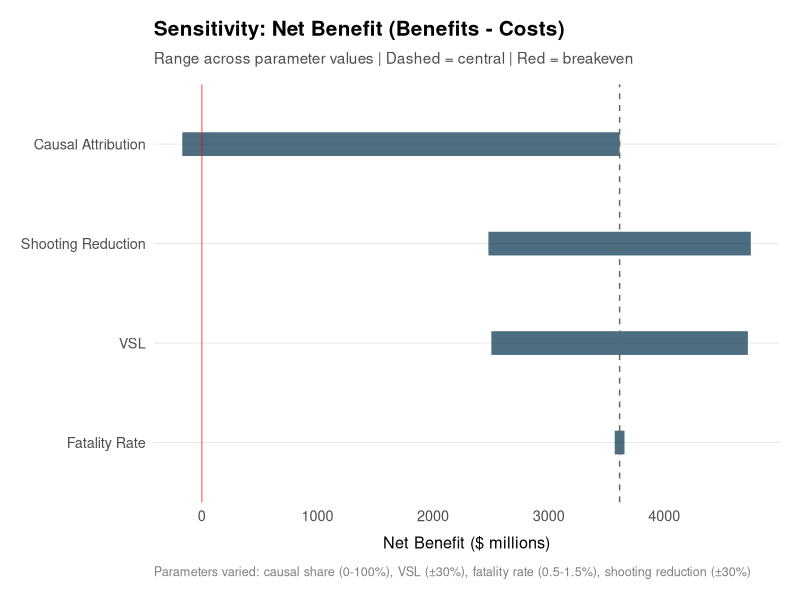
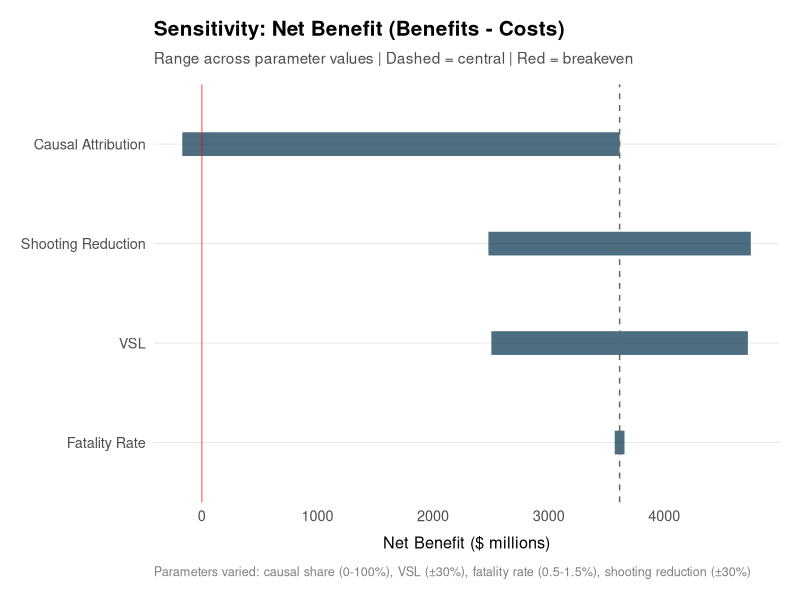
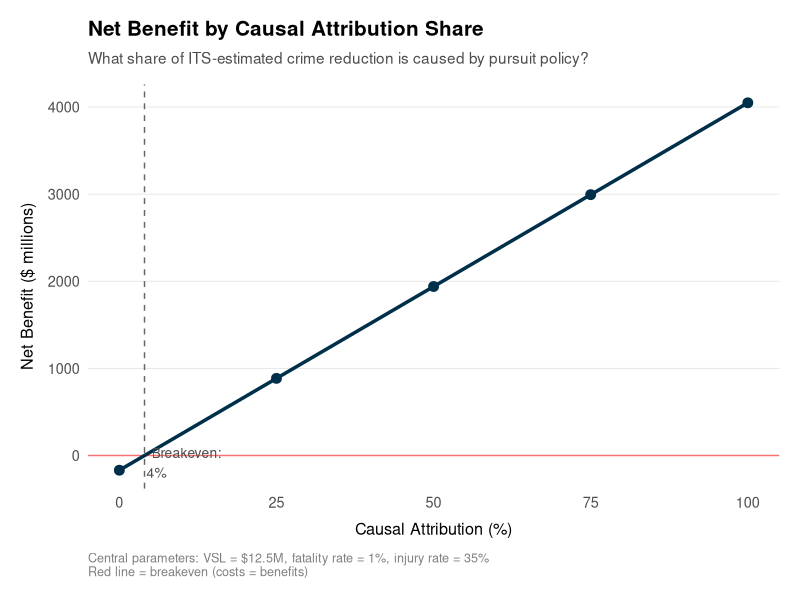
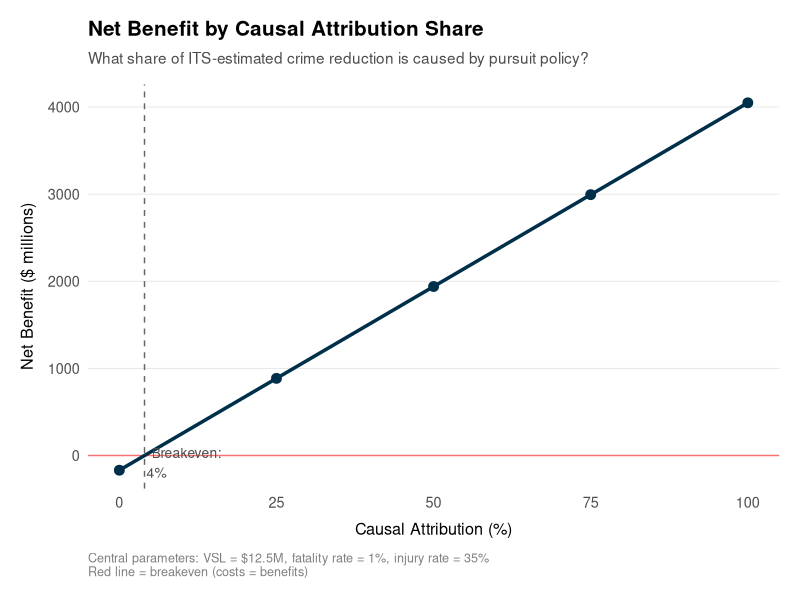

These charts were generated, in order, by the following R code:
# 07_cba.R — Cost-Benefit Analysis
#
# Costs: Excess pursuit-related collisions × (fatality × VSL + injury + property)
# Benefits: Shooting reductions valued at VSL-fraction; robbery changes counted
#
# Time horizon: Oct 2022 – Sep 2025 (36 months, avoids right-censoring)
# Sub-periods:
#   Escalation+Maddrey: Oct 2022 – Jan 2025 (28 months)
#   Post-Tisch:         Feb 2025 – Sep 2025  (8 months)
#
# Uses ITS coefficients for counterfactual estimation.
#
# IMPORTANT: The cost side (excess pursuit crashes) is well-identified —
# crashes are mechanically linked to pursuit policy. The benefit side (crime
# reductions) requires assuming the ITS-estimated changes are *caused* by
# the pursuit policy, not by secular trends or concurrent policy changes.
# This script includes a causal_share parameter (0–100%) to let the reader
# assess sensitivity to this assumption, and computes the breakeven share
# at which benefits equal costs.

library(tidyverse)
library(lubridate)
library(sandwich)
library(lmtest)
library(broom)
library(here)


# Dirs -------------------------------------------------------------------------

dir.create(here("output"),              showWarnings = FALSE)
dir.create(here("output/plots"),        showWarnings = FALSE)
dir.create(here("output/cba_results"),  showWarnings = FALSE)

plot_dir    <- here("output/plots")
results_dir <- here("output/cba_results")

if (!exists("theme_pursuit")) {
  theme_pursuit <- function(base_size = 13) {
    theme_minimal(base_size = base_size) +
      theme(
        plot.title       = element_text(face = "bold", size = rel(1.15), margin = margin(b = 8)),
        plot.subtitle    = element_text(color = "grey30", size = rel(0.85), margin = margin(b = 12)),
        plot.caption     = element_text(color = "grey50", size = rel(0.7), hjust = 0, margin = margin(t = 10)),
        plot.background  = element_rect(fill = "white", color = NA),
        panel.grid.minor = element_blank(),
        panel.grid.major.x = element_blank(),
        panel.grid.major.y = element_line(color = "grey90", linewidth = 0.3),
        axis.title.x     = element_text(margin = margin(t = 8), size = rel(0.9)),
        axis.title.y     = element_text(margin = margin(r = 8), size = rel(0.9)),
        axis.text        = element_text(color = "grey30"),
        legend.position  = "top",
        legend.title     = element_blank(),
        plot.margin      = margin(15, 15, 15, 15)
      )
  }
}

save_plot <- function(p, name, w = 10, h = 6) {
  ggsave(file.path(plot_dir, paste0(name, ".png")),
         plot = p, width = w, height = h, dpi = 300, bg = "white")
  ggsave(file.path(plot_dir, paste0(name, ".pdf")),
         plot = p, width = w, height = h, bg = "white")
}


# 1. Load data and re-fit ITS for counterfactual ===============================

message("\nCOST-BENEFIT ANALYSIS\n")

panel <- read_csv(here("output/tables/monthly_panel.csv"), show_col_types = FALSE)

INTERVENTION <- as.Date("2022-10-01")
TISCH        <- as.Date("2025-02-01")
END_DATE     <- as.Date("2025-12-01")

its <- panel %>%
  filter(month_date >= as.Date("2018-01-01"),
         month_date <= END_DATE) %>%
  arrange(month_date) %>%
  mutate(
    T = row_number(),
    D = as.integer(month_date >= INTERVENTION),
    P = pmax(0L, as.integer(round(
      difftime(month_date, INTERVENTION, units = "days") / 30.44))),
    month_factor = factor(month(month_date)),
    covid = as.integer(month_date >= as.Date("2020-03-01") &
                         month_date <= as.Date("2021-06-01"))
  )

# Fit ITS models for pursuit crashes, shootings, robberies
fit_its <- function(outcome_var) {
  y <- its[[outcome_var]]
  mod <- lm(y ~ T + D + P + month_factor + covid, data = its)

  # Counterfactual: D=0, P=0
  its_cf <- its %>%
    mutate(
      observed       = y,
      fitted         = predict(mod),
      counterfactual = predict(mod, newdata = its %>% mutate(D = 0L, P = 0L)),
      effect         = fitted - counterfactual
    )

  # NW SEs for the key coefficients
  nw <- coeftest(mod, vcov = NeweyWest(mod, lag = 6, prewhite = FALSE))

  list(data = its_cf, model = mod, nw = nw)
}

crash_its    <- fit_its("pursuit_crashes")
shooting_its <- fit_its("shooting_incidents")
robbery_its  <- fit_its("robbery_count")


# 2. CBA Parameters ============================================================

# Value of a Statistical Life (2024 DOT guidance)
VSL <- 12.5e6

# Pursuit crash parameters
FATALITY_RATE_LOW     <- 0.005  # 0.5% of crashes
FATALITY_RATE_CENTRAL <- 0.010  # 1.0%
FATALITY_RATE_HIGH    <- 0.015  # 1.5%

INJURY_RATE    <- 0.35    # 35% of crashes result in injury
INJURIES_PER   <- 1.5     # average injuries per injury-crash
INJURY_COST    <- 200000  # blended MAIS severity ($50K-$500K)
PROPERTY_COST  <- 20000   # property damage per crash

# Crime cost parameters (Miller et al. / DOJ estimates)
SHOOTING_COST <- 1.25e6   # per shooting incident (VSL-fraction)
ROBBERY_COST  <- 42310    # per robbery (victimization costs)

# Causal attribution parameter
# What share of the ITS-estimated crime reduction is attributable to the
# pursuit policy (vs. secular trends, other concurrent policies, etc.)?
# 1.0 = full attribution; 0.0 = none (costs only)
CAUSAL_SHARES <- c(0, 0.25, 0.50, 0.75, 1.00)


# 3. Compute excess events =====================================================

message("--- Excess Events (Oct 2022 \u2013 Sep 2025) ---")

# Post-period data
post_all <- crash_its$data %>% filter(D == 1)
post_pre_tisch <- post_all %>% filter(month_date < TISCH)
post_tisch     <- post_all %>% filter(month_date >= TISCH)

compute_excess <- function(its_result, period_filter = NULL) {
  d <- its_result$data %>% filter(D == 1)
  if (!is.null(period_filter)) d <- d %>% filter(period_filter(month_date))

  tibble(
    months        = nrow(d),
    total_observed = sum(d$observed),
    total_counterfactual = sum(d$counterfactual),
    excess        = sum(d$observed) - sum(d$counterfactual),
    avg_monthly_effect = mean(d$effect)
  )
}

# Overall (Oct 2022 – Sep 2025)
excess_crashes   <- compute_excess(crash_its)
excess_shootings <- compute_excess(shooting_its)
excess_robberies <- compute_excess(robbery_its)

message("Excess crashes:   ", round(excess_crashes$excess, 1), " over ", excess_crashes$months, " months")
message("Excess shootings: ", round(excess_shootings$excess, 1), " over ", excess_shootings$months, " months")
message("Excess robberies: ", round(excess_robberies$excess, 1), " over ", excess_robberies$months, " months")

# By regime
pre_tisch_filter  <- function(d) d < TISCH
post_tisch_filter <- function(d) d >= TISCH

regime_excess <- bind_rows(
  compute_excess(crash_its, pre_tisch_filter) %>% mutate(outcome = "crashes", regime = "pre_tisch"),
  compute_excess(crash_its, post_tisch_filter) %>% mutate(outcome = "crashes", regime = "post_tisch"),
  compute_excess(shooting_its, pre_tisch_filter) %>% mutate(outcome = "shootings", regime = "pre_tisch"),
  compute_excess(shooting_its, post_tisch_filter) %>% mutate(outcome = "shootings", regime = "post_tisch"),
  compute_excess(robbery_its, pre_tisch_filter) %>% mutate(outcome = "robberies", regime = "pre_tisch"),
  compute_excess(robbery_its, post_tisch_filter) %>% mutate(outcome = "robberies", regime = "post_tisch")
)


# 4. Cost computation ==========================================================

message("--- Crash Costs ---")

compute_crash_costs <- function(excess_crashes, fatality_rate) {
  n_crashes <- max(0, excess_crashes)

  fatalities     <- n_crashes * fatality_rate
  fatality_cost  <- fatalities * VSL

  injury_crashes <- n_crashes * INJURY_RATE
  injuries       <- injury_crashes * INJURIES_PER
  injury_cost    <- injuries * INJURY_COST

  property_cost  <- n_crashes * PROPERTY_COST

  total <- fatality_cost + injury_cost + property_cost

  tibble(
    excess_crashes = n_crashes,
    fatality_rate  = fatality_rate,
    est_fatalities = fatalities,
    fatality_cost  = fatality_cost,
    est_injuries   = injuries,
    injury_cost    = injury_cost,
    property_cost  = property_cost,
    total_crash_cost = total
  )
}

costs_low     <- compute_crash_costs(excess_crashes$excess, FATALITY_RATE_LOW)
costs_central <- compute_crash_costs(excess_crashes$excess, FATALITY_RATE_CENTRAL)
costs_high    <- compute_crash_costs(excess_crashes$excess, FATALITY_RATE_HIGH)

crash_costs <- bind_rows(
  costs_low %>% mutate(scenario = "low"),
  costs_central %>% mutate(scenario = "central"),
  costs_high %>% mutate(scenario = "high")
)

message("Crash cost scenarios:")
print(crash_costs %>% select(scenario, excess_crashes, est_fatalities, total_crash_cost))


# 5. Benefit computation (full attribution baseline) ===========================

message("--- Crime Benefits (Full Attribution Baseline) ---")

# Shootings reduced → benefit
shooting_reduction <- abs(min(0, excess_shootings$excess))  # only count if negative (reduction)
shooting_benefit_full <- shooting_reduction * SHOOTING_COST

# Robberies: if excess is positive (increase), count as additional cost
robbery_change <- excess_robberies$excess
if (robbery_change > 0) {
  robbery_cost_additional <- robbery_change * ROBBERY_COST
  robbery_benefit_full <- 0
} else {
  robbery_cost_additional <- 0
  robbery_benefit_full <- abs(robbery_change) * ROBBERY_COST
}

message("Shooting reduction (ITS estimate): ", round(shooting_reduction, 1), " incidents")
message("  Full-attribution value: $", format(shooting_benefit_full, big.mark = ","))
message("Robbery change (ITS estimate): ", round(robbery_change, 1), " ",
        ifelse(robbery_change > 0, "(increase)", "(decrease)"))


# 6. Costs-only scenario (most defensible) =====================================

message("--- Costs-Only Scenario (No Crime Attribution) ---")
message("Pursuit collisions are mechanically linked to pursuit policy.")
message("Crime reductions may reflect secular trends or concurrent policies.")

costs_only <- costs_central %>%
  select(excess_crashes, est_fatalities, total_crash_cost) %>%
  mutate(
    robbery_cost = robbery_cost_additional,
    total_cost   = total_crash_cost + robbery_cost
  )

message("Total crash costs (central): $", format(round(costs_only$total_crash_cost), big.mark = ","))
if (robbery_cost_additional > 0) {
  message("Robbery increase costs: $", format(round(robbery_cost_additional), big.mark = ","))
}
message("Total costs (no crime benefit): $", format(round(costs_only$total_cost), big.mark = ","))


# 7. Causal attribution scenarios ==============================================

message("--- Causal Attribution Scenarios ---")
message("What share of ITS-estimated crime changes is caused by pursuit policy?")

attribution_results <- tibble(causal_share = CAUSAL_SHARES) %>%
  mutate(
    shooting_benefit = shooting_benefit_full * causal_share,
    robbery_benefit  = robbery_benefit_full * causal_share,
    robbery_cost     = robbery_cost_additional * causal_share,
    crash_cost       = costs_central$total_crash_cost,
    total_benefit    = shooting_benefit + robbery_benefit,
    total_cost       = crash_cost + robbery_cost,
    net              = total_benefit - total_cost,
    bc_ratio         = ifelse(total_cost > 0, total_benefit / total_cost, NA_real_),
    label            = paste0(causal_share * 100, "% attribution")
  )

message("Net benefit by causal attribution share:")
print(attribution_results %>%
        select(label, crash_cost, shooting_benefit, total_cost, total_benefit, net, bc_ratio),
      width = Inf)

write_csv(attribution_results, file.path(results_dir, "cba_attribution_scenarios.csv"))


# 8. Breakeven analysis ========================================================

message("--- Breakeven Analysis ---")

# At what causal_share does total_benefit = total_cost?
# Benefit = shooting_benefit_full × s + robbery_benefit_full × s
# Cost = crash_cost + robbery_cost_additional × s
# Solve: (shooting_benefit_full + robbery_benefit_full) × s = crash_cost + robbery_cost_additional × s
# s × (shooting_benefit_full + robbery_benefit_full - robbery_cost_additional) = crash_cost
benefit_per_unit <- shooting_benefit_full + robbery_benefit_full - robbery_cost_additional
crash_cost_central <- costs_central$total_crash_cost

if (benefit_per_unit > 0) {
  breakeven_share <- crash_cost_central / benefit_per_unit
  message("Breakeven causal share: ", round(breakeven_share * 100, 1), "%")
  message("The pursuit policy is net-positive only if at least ",
          round(breakeven_share * 100, 1), "% of the")
  message("ITS-estimated shooting decline is caused by the policy.")
} else {
  breakeven_share <- NA_real_
  message("No breakeven: benefits never exceed costs at any attribution level.")
}


# 9. Net assessment (full attribution, by fatality rate scenario) ==============

message("--- Net Assessment (Full Attribution) ---")

net_assessment <- crash_costs %>%
  mutate(
    shooting_benefit   = shooting_benefit_full,
    robbery_change     = robbery_change,
    robbery_additional_cost = robbery_cost_additional,
    total_cost = total_crash_cost + robbery_cost_additional,
    total_benefit = shooting_benefit_full + robbery_benefit_full,
    net = total_benefit - total_cost,
    benefit_cost_ratio = total_benefit / total_cost
  ) %>%
  select(scenario, total_crash_cost, robbery_additional_cost, total_cost,
         shooting_benefit, total_benefit, net, benefit_cost_ratio)

message("Net assessment by fatality rate scenario (100% attribution):")
print(net_assessment, width = Inf)

write_csv(net_assessment, file.path(results_dir, "cba_net_assessment.csv"))


# 10. CBA summary table =======================================================

cba_summary <- tibble(
  component = c(
    "Time horizon",
    "--- COSTS (well-identified) ---",
    "Excess pursuit crashes",
    "Estimated fatalities (central, 1%)",
    "Total crash costs (central)",
    "--- ITS-ESTIMATED CRIME CHANGES ---",
    "Shooting reduction (ITS estimate)",
    "Robbery change (ITS estimate)",
    "--- BENEFITS (require causal assumption) ---",
    "Shooting benefit (100% attribution)",
    "Breakeven causal share",
    "--- NET ASSESSMENT ---",
    "Net at 100% attribution (central)",
    "Net at 50% attribution (central)",
    "Net at 25% attribution (central)",
    "Net at 0% attribution (costs only)",
    "B:C ratio at 100% attribution"
  ),
  value = c(
    paste0(excess_crashes$months, " months (Oct 2022 - Sep 2025)"),
    "",
    round(excess_crashes$excess, 0),
    round(costs_central$est_fatalities, 1),
    paste0("$", format(round(costs_central$total_crash_cost), big.mark = ",")),
    "",
    round(excess_shootings$excess, 0),
    round(excess_robberies$excess, 0),
    "",
    paste0("$", format(round(shooting_benefit_full), big.mark = ",")),
    ifelse(is.na(breakeven_share), "N/A",
           paste0(round(breakeven_share * 100, 1), "%")),
    "",
    paste0("$", format(round(attribution_results$net[attribution_results$causal_share == 1.0]), big.mark = ",")),
    paste0("$", format(round(attribution_results$net[attribution_results$causal_share == 0.5]), big.mark = ",")),
    paste0("$", format(round(attribution_results$net[attribution_results$causal_share == 0.25]), big.mark = ",")),
    paste0("$", format(round(attribution_results$net[attribution_results$causal_share == 0.0]), big.mark = ",")),
    round(net_assessment$benefit_cost_ratio[net_assessment$scenario == "central"], 2)
  )
)

write_csv(cba_summary, file.path(results_dir, "cba_summary.csv"))


# 11. Regime-specific CBA =====================================================

message("--- Regime-Specific CBA ---")

regime_cba <- regime_excess %>%
  group_by(regime, outcome) %>%
  summarise(across(everything(), first), .groups = "drop") %>%
  pivot_wider(
    id_cols = regime,
    names_from = outcome,
    values_from = c(months, excess, avg_monthly_effect),
    names_glue = "{outcome}_{.value}"
  )

# Add cost/benefit columns (full attribution for comparability)
regime_cba <- regime_cba %>%
  mutate(
    crash_cost_central = pmax(0, crashes_excess) * (
      FATALITY_RATE_CENTRAL * VSL +
      INJURY_RATE * INJURIES_PER * INJURY_COST +
      PROPERTY_COST
    ),
    shooting_benefit = pmax(0, -shootings_excess) * SHOOTING_COST,
    robbery_cost     = pmax(0, robberies_excess) * ROBBERY_COST,
    net_full_attribution = shooting_benefit - crash_cost_central - robbery_cost,
    net_costs_only       = -(crash_cost_central + robbery_cost)
  )

message("Regime-specific CBA:")
print(regime_cba, width = Inf)

write_csv(regime_cba, file.path(results_dir, "cba_by_regime.csv"))


# 12. Sensitivity analysis (with causal attribution) ==========================

message("--- Sensitivity Grid (with Causal Attribution) ---")

# Grid: VSL multiplier × fatality rate × shooting estimate × causal share
sens_grid <- expand_grid(
  vsl_mult      = c(0.7, 1.0, 1.3),
  fatality_rate = c(0.005, 0.010, 0.015),
  shooting_mult = c(0.7, 1.0, 1.3),
  causal_share  = CAUSAL_SHARES
)

sens_results <- sens_grid %>%
  mutate(
    vsl = VSL * vsl_mult,

    # Crash costs (always fully attributed — mechanically linked)
    crash_fatality_cost = excess_crashes$excess * fatality_rate * vsl,
    crash_injury_cost   = excess_crashes$excess * INJURY_RATE * INJURIES_PER * INJURY_COST,
    crash_property_cost = excess_crashes$excess * PROPERTY_COST,
    total_crash_cost    = pmax(0, crash_fatality_cost + crash_injury_cost + crash_property_cost),

    # Crime benefits (scaled by shooting_mult AND causal_share)
    adj_shooting_reduction = shooting_reduction * shooting_mult,
    shooting_benefit       = adj_shooting_reduction * SHOOTING_COST * vsl_mult * causal_share,

    # Robbery cost (scaled by causal_share)
    robbery_cost = robbery_cost_additional * causal_share,

    total_cost    = total_crash_cost + robbery_cost,
    total_benefit = shooting_benefit,
    net           = total_benefit - total_cost,
    bc_ratio      = ifelse(total_cost > 0, total_benefit / total_cost, NA_real_)
  )

write_csv(sens_results, file.path(results_dir, "cba_sensitivity.csv"))

message("Sensitivity grid: ", nrow(sens_results), " scenarios")
message("B:C ratio range (full attribution): ",
        round(min(sens_results$bc_ratio[sens_results$causal_share == 1], na.rm = TRUE), 2),
        " to ",
        round(max(sens_results$bc_ratio[sens_results$causal_share == 1], na.rm = TRUE), 2))
message("B:C ratio range (50% attribution): ",
        round(min(sens_results$bc_ratio[sens_results$causal_share == 0.5], na.rm = TRUE), 2),
        " to ",
        round(max(sens_results$bc_ratio[sens_results$causal_share == 0.5], na.rm = TRUE), 2))


# 13. Tornado plot (with causal attribution) ===================================

# Baseline: vsl_mult=1, fatality_rate=0.01, shooting_mult=1, causal_share=1
base_net <- sens_results %>%
  filter(vsl_mult == 1, fatality_rate == 0.01, shooting_mult == 1, causal_share == 1) %>%
  pull(net)

tornado_data <- bind_rows(
  tibble(
    parameter = "Causal Attribution",
    low  = sens_results %>%
      filter(vsl_mult == 1, fatality_rate == 0.01, shooting_mult == 1, causal_share == 0) %>%
      pull(net),
    high = sens_results %>%
      filter(vsl_mult == 1, fatality_rate == 0.01, shooting_mult == 1, causal_share == 1) %>%
      pull(net)
  ),
  tibble(
    parameter = "VSL",
    low  = sens_results %>%
      filter(vsl_mult == 0.7, fatality_rate == 0.01, shooting_mult == 1, causal_share == 1) %>%
      pull(net),
    high = sens_results %>%
      filter(vsl_mult == 1.3, fatality_rate == 0.01, shooting_mult == 1, causal_share == 1) %>%
      pull(net)
  ),
  tibble(
    parameter = "Fatality Rate",
    low  = sens_results %>%
      filter(vsl_mult == 1, fatality_rate == 0.005, shooting_mult == 1, causal_share == 1) %>%
      pull(net),
    high = sens_results %>%
      filter(vsl_mult == 1, fatality_rate == 0.015, shooting_mult == 1, causal_share == 1) %>%
      pull(net)
  ),
  tibble(
    parameter = "Shooting Reduction",
    low  = sens_results %>%
      filter(vsl_mult == 1, fatality_rate == 0.01, shooting_mult == 0.7, causal_share == 1) %>%
      pull(net),
    high = sens_results %>%
      filter(vsl_mult == 1, fatality_rate == 0.01, shooting_mult == 1.3, causal_share == 1) %>%
      pull(net)
  )
) %>%
  mutate(base = base_net, spread = abs(high - low)) %>%
  arrange(desc(spread))

p_tornado <- tornado_data %>%
  mutate(parameter = fct_reorder(parameter, spread)) %>%
  ggplot() +
  geom_segment(aes(x = low / 1e6, xend = high / 1e6, y = parameter, yend = parameter),
               linewidth = 8, color = "#003049", alpha = 0.7) +
  geom_vline(xintercept = base_net / 1e6, linetype = "dashed", color = "grey40") +
  geom_vline(xintercept = 0, linetype = "solid", color = "red", alpha = 0.5) +
  labs(
    title    = "Sensitivity: Net Benefit (Benefits - Costs)",
    subtitle = "Range across parameter values | Dashed = central | Red = breakeven",
    x = "Net Benefit ($ millions)", y = NULL,
    caption  = paste0("Parameters varied: causal share (0-100%), VSL (\u00b130%), ",
                      "fatality rate (0.5-1.5%), shooting reduction (\u00b130%)")
  ) +
  theme_pursuit()

save_plot(p_tornado, "cba_tornado", w = 10, h = 5)


# 14. Attribution plot =========================================================

p_attr <- attribution_results %>%
  ggplot(aes(x = causal_share * 100, y = net / 1e6)) +
  geom_hline(yintercept = 0, linetype = "solid", color = "red", alpha = 0.5) +
  geom_line(color = "#003049", linewidth = 1.2) +
  geom_point(color = "#003049", size = 3) +
  {if (!is.na(breakeven_share))
    geom_vline(xintercept = breakeven_share * 100,
               linetype = "dashed", color = "grey40")} +
  {if (!is.na(breakeven_share))
    annotate("text", x = breakeven_share * 100, y = min(attribution_results$net / 1e6) * 0.5,
             label = paste0("Breakeven:\n", round(breakeven_share * 100, 1), "%"),
             hjust = -0.1, size = 3.5, color = "grey30")} +
  scale_x_continuous(breaks = c(0, 25, 50, 75, 100)) +
  labs(
    title    = "Net Benefit by Causal Attribution Share",
    subtitle = "What share of ITS-estimated crime reduction is caused by pursuit policy?",
    x = "Causal Attribution (%)", y = "Net Benefit ($ millions)",
    caption  = paste0("Central parameters: VSL = $12.5M, fatality rate = 1%, ",
                      "injury rate = 35%\nRed line = breakeven (costs = benefits)")
  ) +
  theme_pursuit()

save_plot(p_attr, "cba_attribution", w = 10, h = 6)


# Done =========================================================================

message("CBA results saved to: ", results_dir)
message("Plots saved to: ", plot_dir)
